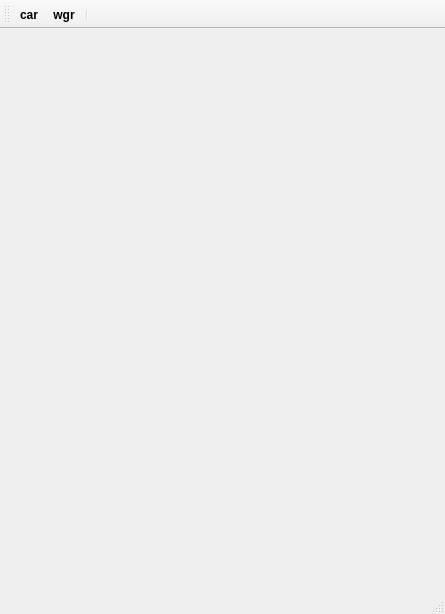
<?xml version="1.0" encoding="UTF-8"?>
<ui version="4.0">
 <class>QJMS</class>
 <widget class="QMainWindow" name="QJMS">
  <property name="geometry">
   <rect>
    <x>0</x>
    <y>0</y>
    <width>445</width>
    <height>614</height>
   </rect>
  </property>
  <property name="windowTitle">
   <string>MainWindow</string>
  </property>
  <widget class="QWidget" name="centralwidget"/>
  <widget class="QStatusBar" name="statusbar"/>
  <widget class="QToolBar" name="toolBar">
   <property name="font">
    <font>
     <pointsize>9</pointsize>
     <weight>75</weight>
     <italic>false</italic>
     <bold>true</bold>
     <underline>false</underline>
    </font>
   </property>
   <property name="windowTitle">
    <string>toolBar</string>
   </property>
   <property name="iconSize">
    <size>
     <width>24</width>
     <height>24</height>
    </size>
   </property>
   <property name="toolButtonStyle">
    <enum>Qt::ToolButtonTextOnly</enum>
   </property>
   <attribute name="toolBarArea">
    <enum>TopToolBarArea</enum>
   </attribute>
   <attribute name="toolBarBreak">
    <bool>false</bool>
   </attribute>
   <addaction name="action_car"/>
   <addaction name="action_wgr"/>
   <addaction name="separator"/>
  </widget>
  <action name="action_car">
   <property name="icon">
    <iconset>
     <normaloff>C:/Users/c60068129/.designer/file/违规影响类/纯色1.jpg</normaloff>C:/Users/c60068129/.designer/file/违规影响类/纯色1.jpg</iconset>
   </property>
   <property name="text">
    <string>car</string>
   </property>
   <property name="toolTip">
    <string>car</string>
   </property>
  </action>
  <action name="action_wgr">
   <property name="icon">
    <iconset>
     <normaloff>C:/Users/c60068129/.designer/file/违规影响类/纯色2.jpg</normaloff>C:/Users/c60068129/.designer/file/违规影响类/纯色2.jpg</iconset>
   </property>
   <property name="text">
    <string>wgr</string>
   </property>
  </action>
 </widget>
 <resources/>
 <connections/>
</ui>
